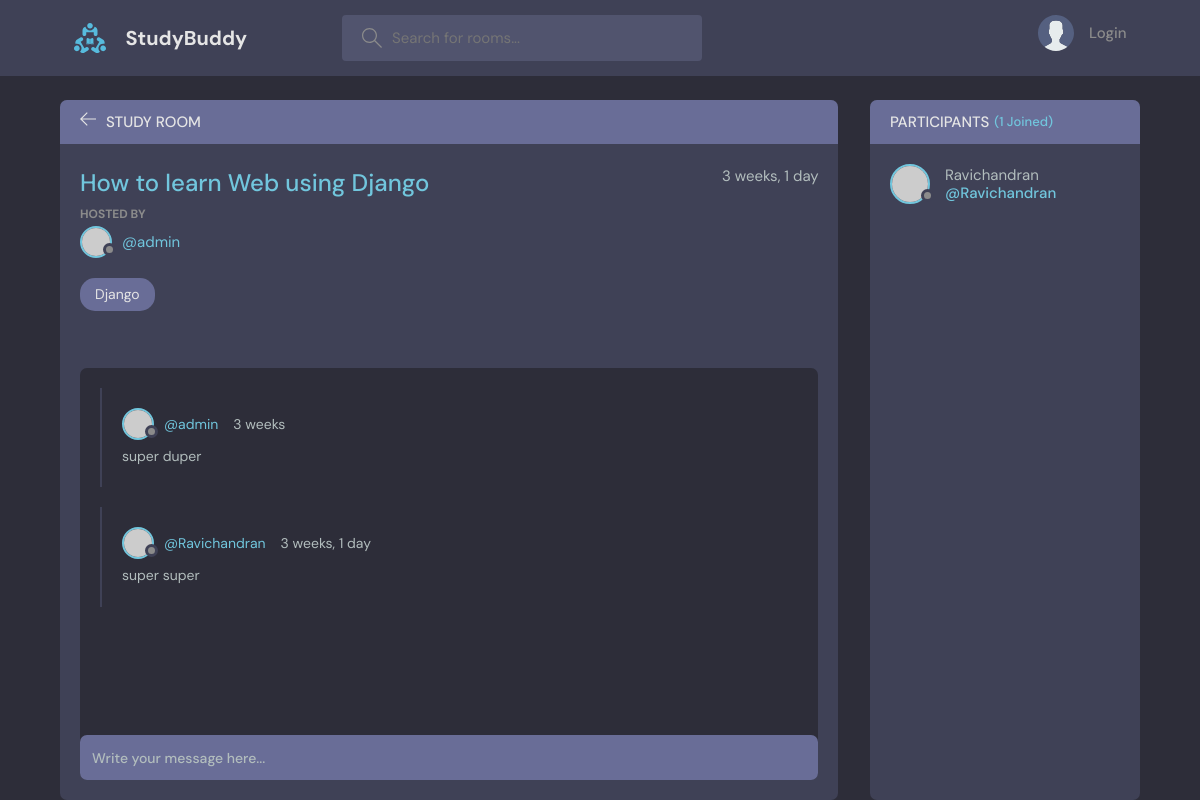
The app's page /room/5 with its own data.
### base/models.py (models this page shows, shortened)
class Room(models.Model):
    host = models.ForeignKey(User, on_delete=models.SET_NULL,null=True)
    topic = models.ForeignKey(Topic, on_delete=models.SET_NULL,null=True)
    name = models.CharField(max_length=100)
    description = models.TextField(null=0,blank=0)
    participants = models.ManyToManyField(User,related_name="participants",blank=True)
    updated = models.DateTimeField(auto_now=True)
    created = models.DateTimeField(auto_now_add=True)
    class Meta:
        ordering = ['-updated','-created']

class Topic(models.Model):
    name = models.CharField(max_length=50)
    def __str__(self):
        return self.name

class Message(models.Model):
    user = models.ForeignKey(User, on_delete=models.CASCADE)
    room = models.ForeignKey(Room,on_delete=models.CASCADE)
    body = models.TextField()
    updated = models.DateTimeField(auto_now=True)
    created = models.DateTimeField(auto_now_add=True)

### base/views.py (the view)
# urls.py: path("room/<str:pk>",views.room, name="room"),
def room(request,pk):
    myroom = Room.objects.get(id=pk)
    message = myroom.message_set.all().order_by("-created")
    participants = myroom.participants.all()
    if request.method == 'POST':
        content = request.POST['comment']
        Message.objects.create(user=request.user,room=myroom,body = content)
        myroom.participants.add(request.user)
    return render(request,"base/room.html",{
        'room' : myroom,
        "messages" : message,
        "participants":participants
    })

### templates/base/room.html (shortened to what this page needs)
{% extends 'base/base.html' %}
{% load static %}
<main class="profile-page layout layout--2">
    <div class="container">
        <div class="room">
            <div class="room__top">
                <div class="room__topLeft">
                    <a href="{% url 'home' %}">
                        <svg version="1.1" xmlns="http://www.w3.org/2000/svg" width="32" height="32"
                            viewBox="0 0 32 32">
                            <title>arrow-left</title>
                            <path
                                d="M13.723 2.286l-13.723 13.714 13.719 13.714 1.616-1.611-10.96-10.96h27.625v-2.286h-27.625l10.965-10.965-1.616-1.607z">
                            </path>
                        </svg>
                    </a>
                    <h3>Study Room</h3>
                </div>
            </div>
            <div class="room__box scroll">
                <div class="room__header scroll">
                    <div class="room__info">
                        <h3>{{room.name}}</h3>
                        <span>{{room.created|timesince}}</span>
                    </div>
                    <div class="room__hosted">
                        <p>Hosted By</p>
                        <a href="{% url 'user-profile' room.host.id %}" class="room__author">
                            <div class="avatar avatar--small">
                                <img src="https://randomuser.me/api/portraits/men/37.jpg" />
                            </div>
                            <span>@{{room.host}}</span>
                        </a>
                    </div>
                    <span class="room__topics">{{room.topic}}</span>
                </div>
                <div class="room__conversation">
                    <div class="threads scroll">
                        {% for message in messages %}
                        <div class="thread">
                            <div class="thread__top">
                                <div class="thread__author">
                                    <a href="{% url 'user-profile' message.user.id %}" class="thread__authorInfo">
                                        <div class="avatar avatar--small">
                                            <img src="https://randomuser.me/api/portraits/men/37.jpg" />
                                        </div>
                                        <span>@{{message.user.username}}</span>
                                    </a>
                                    <span class="thread__date">{{message.created|timesince}}</span>
                                </div>
                            </div>
                            <div class="thread__details">
                               {{message.body}}
                            </div>
                        </div>
                    {% endfor %}
                    </div>
                </div>
            </div>
            <div class="room__message">
                <form action="" method="POST">
                    <input name="comment" placeholder="Write your message here..." />
                </form>
            </div>
        </div>
        <div class="participants">
            <h3 class="participants__top">Participants <span>({{participants.count}} Joined)</span></h3>
            <div class="participants__list scroll">
                {% for user in participants %}
                <a href="{% url 'user-profile' user.id %}" class="participant">
                    <div class="avatar avatar--medium">
                        <img src="https://randomuser.me/api/portraits/men/37.jpg" />
                    </div>
                    <p>
                        {{user.username|title}}
                        <span>@{{user.username}}</span>
                    </p>
                </a>
                {% endfor %}
            </div>
        </div>
    </div>
</main>

### records on screen
Room: name "How to learn Web using Django", created "3 weeks, 1 day", host "admin", topic "Django"
Message: user.username "admin", created "3 weeks", body "super duper"
Message: user.username "Ravichandran", created "3 weeks, 1 day", body "super super"

### other values on screen
{{ participants.count }} "1"
{{ user.username|title }} "Ravichandran"
{{ user.username }} "Ravichandran"
